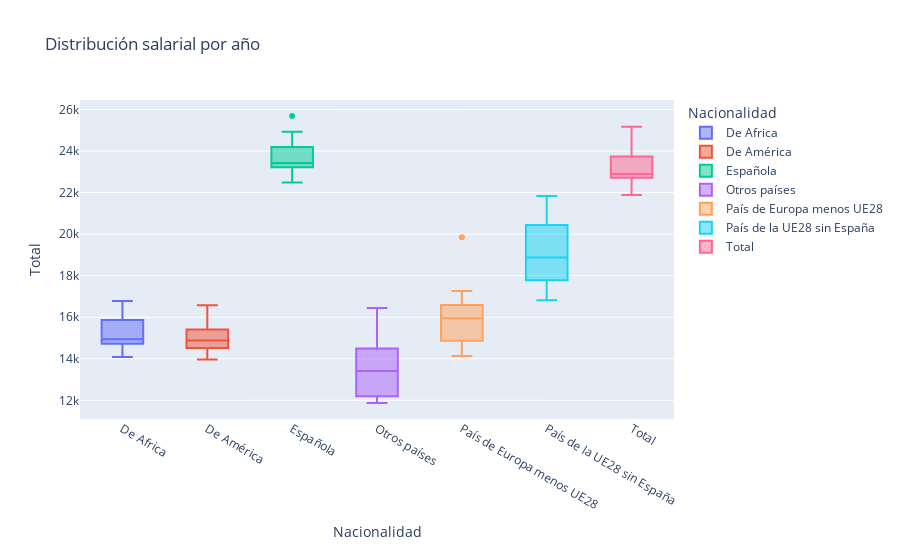

The cell this chart's notebook holds for it:
### Code cell
fig = px.box(both_genders_nac_grouped, x = 'Nacionalidad', y="Total", color='Nacionalidad', title='Distribución salarial por año', height= 550, width= 900)
fig.show()

### Figure 1 — Plotly figure (JSON) as saved in the notebook; plotly's stock layout.template omitted (floating-point values rounded to 4 significant figures)
{"data": [{"alignmentgroup": "True", "hovertemplate": "Nacionalidad=%{x}<br>Total=%{y}<extra></extra>", "legendgroup": "De Africa", "marker": {"color": "#636efa"}, "name": "De Africa", "notched": false, "offsetgroup": "De Africa", "orientation": "v", "showlegend": true, "type": "box", "x": ["De Africa", "De Africa", "De Africa", "De Africa", "De Africa", "De Africa", "De Africa", "De Africa", "De Africa", "De Africa", "De Africa", "De Africa", "De Africa"], "x0": " ", "xaxis": "x", "y": [14740.0, 15560.0, 15390.0, 15720.0, 14940.0, 14460.0, 14870.0, 14760.0, 14080.0, 14640.0, 16320.0, 16420.0, 16780.0], "y0": " ", "yaxis": "y"}, {"alignmentgroup": "True", "hovertemplate": "Nacionalidad=%{x}<br>Total=%{y}<extra></extra>", "legendgroup": "De América", "marker": {"color": "#EF553B"}, "name": "De América", "notched": false, "offsetgroup": "De América", "orientation": "v", "showlegend": true, "type": "box", "x": ["De América", "De América", "De América", "De América", "De América", "De América", "De América", "De América", "De América", "De América", "De América", "De América", "De América"], "x0": " ", "xaxis": "x", "y": [13960.0, 14160.0, 14880.0, 14890.0, 14610.0, 14230.0, 15030.0, 14650.0, 14800.0, 15280.0, 16570.0, 15790.0, 16100.0], "y0": " ", "yaxis": "y"}, {"alignmentgroup": "True", "hovertemplate": "Nacionalidad=%{x}<br>Total=%{y}<extra></extra>", "legendgroup": "Española", "marker": {"color": "#00cc96"}, "name": "Española", "notched": false, "offsetgroup": "Española", "orientation": "v", "showlegend": true, "type": "box", "x": ["Española", "Española", "Española", "Española", "Española", "Española", "Española", "Española", "Española", "Española", "Española", "Española", "Española"], "x0": " ", "xaxis": "x", "y": [22490.0, 23020.0, 23340.0, 23430.0, 23230.0, 23180.0, 23240.0, 23540.0, 23610.0, 24120.0, 24440.0, 24940.0, 25690.0], "y0": " ", "yaxis": "y"}, {"alignmentgroup": "True", "hovertemplate": "Nacionalidad=%{x}<br>Total=%{y}<extra></extra>", "legendgroup": "Otros países", "marker": {"color": "#ab63fa"}, "name": "Otros países", "notched": false, "offsetgroup": "Otros países", "orientation": "v", "showlegend": true, "type": "box", "x": ["Otros países", "Otros países", "Otros países", "Otros países", "Otros países", "Otros países", "Otros países", "Otros países", "Otros países", "Otros países", "Otros países", "Otros países", "Otros países"], "x0": " ", "xaxis": "x", "y": [11900.0, 11870.0, 13960.0, 12270.0, 12440.0, 11960.0, 13450.0, 12520.0, 13410.0, 13870.0, 16440.0, 16060.0, 16430.0], "y0": " ", "yaxis": "y"}, {"alignmentgroup": "True", "hovertemplate": "Nacionalidad=%{x}<br>Total=%{y}<extra></extra>", "legendgroup": "País de Europa menos UE28", "marker": {"color": "#FFA15A"}, "name": "País de Europa menos UE28", "notched": false, "offsetgroup": "País de Europa menos UE28", "orientation": "v", "showlegend": true, "type": "box", "x": ["País de Europa menos UE28", "País de Europa menos UE28", "País de Europa menos UE28", "País de Europa menos UE28", "País de Europa menos UE28", "País de Europa menos UE28", "País de Europa menos UE28", "País de Europa menos UE28", "País de Europa menos UE28", "País de Europa menos UE28", "País de Europa menos UE28", "País de Europa menos UE28", "País de Europa menos UE28"], "x0": " ", "xaxis": "x", "y": [14330.0, 14140.0, 16400.0, 16520.0, 14480.0, 14990.0, 15150.0, 15370.0, 15950.0, 16330.0, 16790.0, 17260.0, 19850.0], "y0": " ", "yaxis": "y"}, {"alignmentgroup": "True", "hovertemplate": "Nacionalidad=%{x}<br>Total=%{y}<extra></extra>", "legendgroup": "País de la UE28 sin España", "marker": {"color": "#19d3f3"}, "name": "País de la UE28 sin España", "notched": false, "offsetgroup": "País de la UE28 sin España", "orientation": "v", "showlegend": true, "type": "box", "x": ["País de la UE28 sin España", "País de la UE28 sin España", "País de la UE28 sin España", "País de la UE28 sin España", "País de la UE28 sin España", "País de la UE28 sin España", "País de la UE28 sin España", "País de la UE28 sin España", "País de la UE28 sin España", "País de la UE28 sin España", "País de la UE28 sin España", "País de la UE28 sin España", "País de la UE28 sin España"], "x0": " ", "xaxis": "x", "y": [16820.0, 17240.0, 18640.0, 17890.0, 17440.0, 17990.0, 20330.0, 19150.0, 18870.0, 19980.0, 21000.0, 20800.0, 21830.0], "y0": " ", "yaxis": "y"}, {"alignmentgroup": "True", "hovertemplate": "Nacionalidad=%{x}<br>Total=%{y}<extra></extra>", "legendgroup": "Total", "marker": {"color": "#FF6692"}, "name": "Total", "notched": false, "offsetgroup": "Total", "orientation": "v", "showlegend": true, "type": "box", "x": ["Total", "Total", "Total", "Total", "Total", "Total", "Total", "Total", "Total", "Total", "Total", "Total", "Total"], "x0": " ", "xaxis": "x", "y": [21880.0, 22510.0, 22790.0, 22900.0, 22730.0, 22700.0, 22860.0, 23110.0, 23160.0, 23650.0, 24010.0, 24400.0, 25170.0], "y0": " ", "yaxis": "y"}], "layout": {"boxmode": "overlay", "height": 550, "legend": {"title": {"text": "Nacionalidad"}, "tracegroupgap": 0}, "title": {"text": "Distribución salarial por año"}, "width": 900, "xaxis": {"anchor": "y", "categoryarray": ["De Africa", "De América", "Española", "Otros países", "País de Europa menos UE28", "País de la UE28 sin España", "Total"], "categoryorder": "array", "domain": [0, 1], "title": {"text": "Nacionalidad"}}, "yaxis": {"anchor": "x", "domain": [0, 1], "title": {"text": "Total"}}}}
